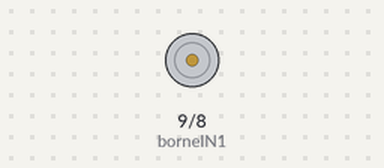
A sketch run on a simulated Arduino Uno, built with avr-gcc and run on an emulated ATmega328P. On the bench: motor-driver pin pairs drawn as motors (green arrow = first pin HIGH = forward, orange = second pin HIGH = backward, longer = more drive, scaled by the enable pin).

Above: at 12.7 s.
Timing chart, 0 to 22.9 s (numbered marks = the images above):
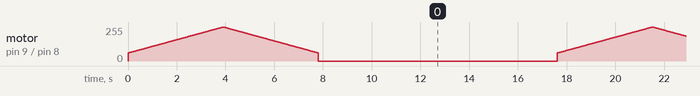

The sketch:

test_moteurs.ino
```cpp
// Broches du L298N
#define borneENA        10      // On associe la borne "ENA" du L298N à la pin 10 de l'Arduino (PWM possible sur cette broche)
#define borneIN1        9
#define borneIN2        8

// Constantes du programme
#define d 20       //délai en ms avant changement de vitesse
#define vitesseMin 60       // rapport cylique min du signal PWM, faire tourner le moteur au min de sa vitesse
#define vitesseMax 255      // rapport cylique max du signal PWM

const char avant   = 'V';            // Défini une constante pour la "marche avant" (peu importe la valeur)
const char arriere = 'R';            // Défini une constante pour la "marche arrière" (peu importe la valeur)

// Variables du programme
int v;                    //vitesse de rotation du moteur entre 0 et 255


/////////////////////////////////////////////////////////////////////////////SET UP///////////////////////////////////////////////////////////////////////////
void setup() {
  // Configuration des pins de l'Arduino en "sortie
  pinMode(borneENA, OUTPUT);
  pinMode(borneIN1, OUTPUT);
  pinMode(borneIN2, OUTPUT);
}


///////////////////////////////////////////////////////////////////////////FONCTIONS//////////////////////////////////////////////////////////////////////////
// sensRotationA() - définit le sens de rotation du moteur
void sensRotationA(char a) {
  if(a == avant) {
    digitalWrite(borneIN1, HIGH);                 // Entrée IN1 au niveau haut
  }
  else if(a == arriere) {
    digitalWrite(borneIN1, LOW);                  // Entrée IN1 au niveau bas
  }
}

// changeVitesseA() - change la vitesse de rotation du moteur - valeur doit être comprise entre 0 et 255
void changeVitesseA(int v) {
  analogWrite(borneENA, v);
}


//////////////////////////////////////////////////////////////////////////////////LOOP///////////////////////////////////////////////////////////////////////
void loop() {

  //MARCHE AVANT
  sensRotationA(avant);

  // 0 à vitesse maximale (signal PWM a un rapport cyclique = 255)
  for(v=vitesseMin ; v<vitesseMax ; v++) {
    changeVitesseA(v);            // Met à jour la vitesse du moteur, en modifiant le rapport cyclique du signal PWM envoyé
    delay(d);                // ... et on rajoute un petit délai pour que tout n'aille pas trop vite !
  }

  // vitesse max à 0
  for(v=vitesseMax ; v>vitesseMin ; v--) {
    changeVitesseA(v);            // Met à jour la vitesse du moteur, en modifiant le rapport cyclique du signal PWM envoyé
    delay(d);                // ... et on rajoute un petit délai pour que tout n'aille pas trop vite !
  }

  // Pause
  changeVitesseA(0);
  delay(1000);

  //MARCHE ARRIÈRE
  sensRotationA(arriere);

  // 0 à vitesse maximale (signal PWM a un rapport cyclique = 255)
  for(v=vitesseMin ; v<vitesseMax ; v++) {
    changeVitesseA(v);            // Met à jour la vitesse du moteur, en modifiant le rapport cyclique du signal PWM envoyé
    delay(d);                // ... et on rajoute un petit délai pour que tout n'aille pas trop vite !
  }

  // vitesse max à 0
  for(v=vitesseMax ; v>vitesseMin ; v--) {
    changeVitesseA(v);            // Met à jour la vitesse du moteur, en modifiant le rapport cyclique du signal PWM envoyé
    delay(d);                // ... et on rajoute un petit délai pour que tout n'aille pas trop vite !
  }

  //PAUSE
  changeVitesseA(0);
  delay(1000);
}
```
